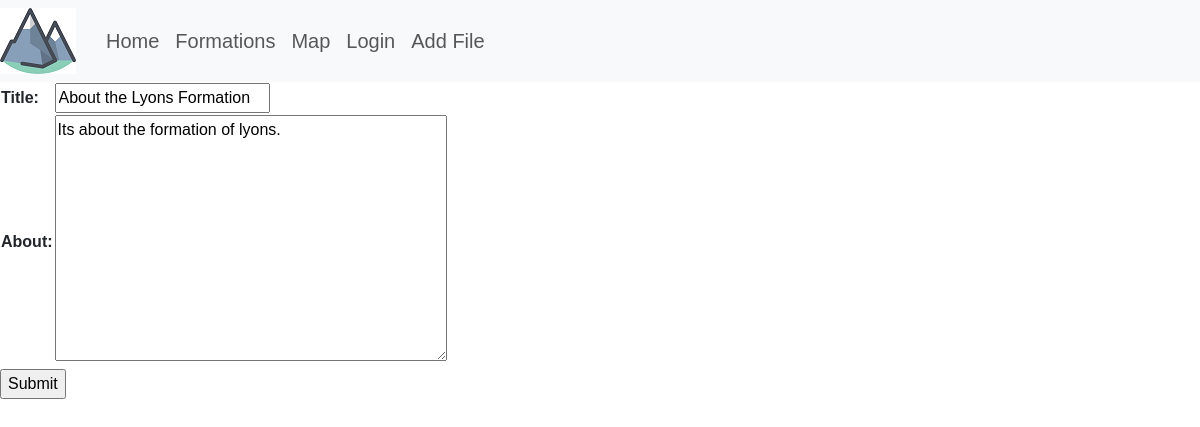
Screenshot of /portfolio/3/update with the database file from the repository.
### portfolio_app/models.py (models this page shows, shortened)
class Portfolio(models.Model):
    title = models.CharField(max_length=200, default=timezone.now)
    contact_email = models.CharField(max_length=200, default=timezone.now)
    is_active = models.BooleanField(default=False)
    about = models.TextField(blank=True)

### portfolio_app/views.py (the view)
# urls.py: path('portfolio/<int:pk>/update', views.update_portfolio, name='update-portfolio'),
def update_portfolio(request, pk):
    portfolio = get_object_or_404(Portfolio, pk=pk)
    if request.method == 'POST':
        form = PortfolioForm(request.POST, instance=portfolio)
        form.save()
        return redirect('portfolio-detail', pk=pk)
    else:
        form = PortfolioForm(instance=portfolio)
    return render(request, "portfolio_app/project_form.html", {'form': form})

### portfolio_app/forms.py
class PortfolioForm(ModelForm):
    class Meta:
        model = Portfolio
        fields =('title', 'about')

### portfolio_app/templates/portfolio_app/project_form.html (shortened to what this page needs)
{% extends 'portfolio_app/base_template.html' %}
{% block content %}
<form action="" method="POST">
<table>
{{ form.as_table }}
</table>
<input type="submit" name="Submit">
</form>
{% endblock %}

### portfolio_app/templates/portfolio_app/base_template.html (style rules this page uses)
body { font-family: Arial, Helvetica, sans-serif; }

### rows the page displays
Portfolio: title "About the Lyons Formation", about "Its about the formation of lyons."
